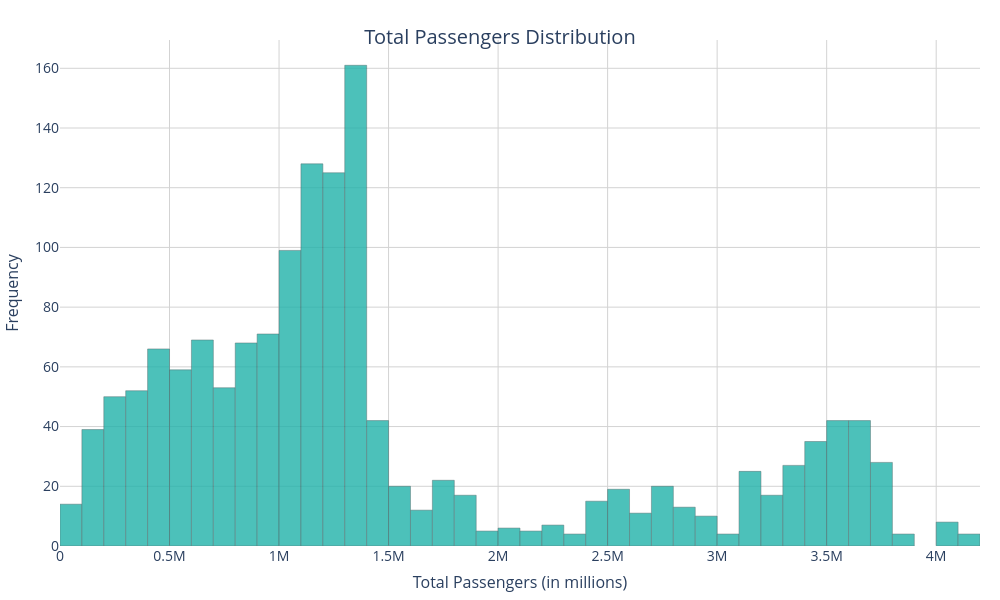

Write notebook code for a chart like this one.
### Markdown cell above
##### Using plotly.express

### Code cell
import plotly.express as px

# Create the histogram using Plotly Express
fig = px.histogram(transport_ie, x='total_value',
                   title='Total Passengers Distribution',
                   labels={'total_value': 'Total Passengers'},
                   color_discrete_sequence=['#20B2AA'],
                   nbins=50,  # or any other number that suits your data
                   height=600,  # set height to make the plot taller
                   width=1000)  # set width to make the plot wider

# Update the layout for better readability
fig.update_layout(
    paper_bgcolor='white',
    plot_bgcolor='white',
    xaxis=dict(
        title='Total Passengers (in millions)',
        title_standoff=12,
        gridcolor='lightgrey',
        tickfont_size=14,
        title_font_size=16
    ),
    yaxis=dict(
        title='Frequency',
        title_standoff=12,
        gridcolor='lightgrey',
        tickfont_size=14,
        title_font_size=16
    ),
    title=dict(
        text='Total Passengers Distribution',
        x=0.5,  # center the title
        y=0.95,  # adjust the position of the title
        font_size=20
    ),
    margin=dict(l=20, r=20, t=40, b=20)  # adjust margins to fit your screen size/preferences
)

# Make the histogram bars semi-transparent
fig.update_traces(marker=dict(line=dict(width=0.5, color='DarkSlateGrey')),
                  opacity=0.8)
# Show the figure
fig.show()

### Figure 1 — Plotly figure (JSON) as saved in the notebook; plotly's stock layout.template omitted (floating-point values rounded to 4 significant figures; data arrays with more than 128 entries replaced by an {"elided": "..."} marker saying what was removed)
{"data": [{"alignmentgroup": "True", "bingroup": "x", "hovertemplate": "Total Passengers=%{x}<br>count=%{y}<extra></extra>", "legendgroup": "", "marker": {"color": "#20B2AA", "line": {"color": "DarkSlateGrey", "width": 0.5}, "pattern": {"shape": ""}}, "name": "", "nbinsx": 50, "offsetgroup": "", "opacity": 0.8, "orientation": "v", "showlegend": false, "type": "histogram", "x": {"elided": "1518 int values"}, "xaxis": "x", "yaxis": "y"}], "layout": {"barmode": "relative", "height": 600, "legend": {"tracegroupgap": 0}, "margin": {"b": 20, "l": 20, "r": 20, "t": 40}, "paper_bgcolor": "white", "plot_bgcolor": "white", "title": {"font": {"size": 20}, "text": "Total Passengers Distribution", "x": 0.5, "y": 0.95}, "width": 1000, "xaxis": {"anchor": "y", "domain": [0, 1], "gridcolor": "lightgrey", "tickfont": {"size": 14}, "title": {"font": {"size": 16}, "standoff": 12, "text": "Total Passengers (in millions)"}}, "yaxis": {"anchor": "x", "domain": [0, 1], "gridcolor": "lightgrey", "tickfont": {"size": 14}, "title": {"font": {"size": 16}, "standoff": 12, "text": "Frequency"}}}}
